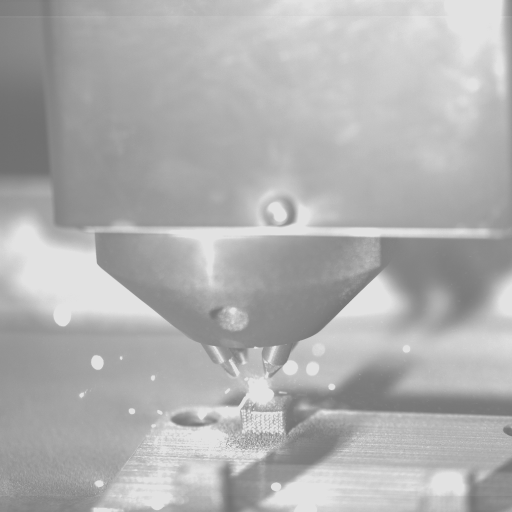
#> input picture OR_track/frames/OR_0.png, 1024 x 1024 px (shown at 1/2 size); its folder holds only this picture in this run
$ python ringGen.py
#> lines starting #> are read from the running program, lines starting #| are printed output that depends on the picture; after the words box and inside, x2 and y2 are one past the last pixel; in counts of white or black regions, pixels touching at a corner belong together
import cv2

for k in range(200):
    print("Processing frame ",k)
    img = cv2.imread('frames/OR_'+str(k)+'.png')
#> img is the input picture: shape (1024, 1024, 3); min 110, max 226, mean 175.9
    cv2.circle(img,(519,787),170,(0,255,0),1)
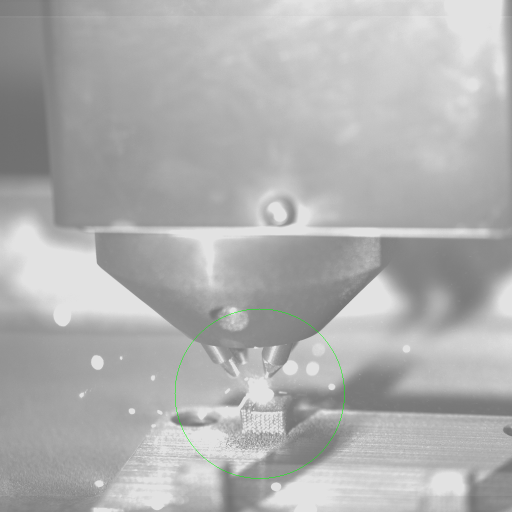
#> img: shape (1024, 1024, 3) (shown at 1/2 size); 0.09% of pixels changed, all inside (x1, y1, x2, y2) = (349, 617, 690, 958)
    cv2.imwrite("ringGen/RG_"+str(k)+".png",img)
